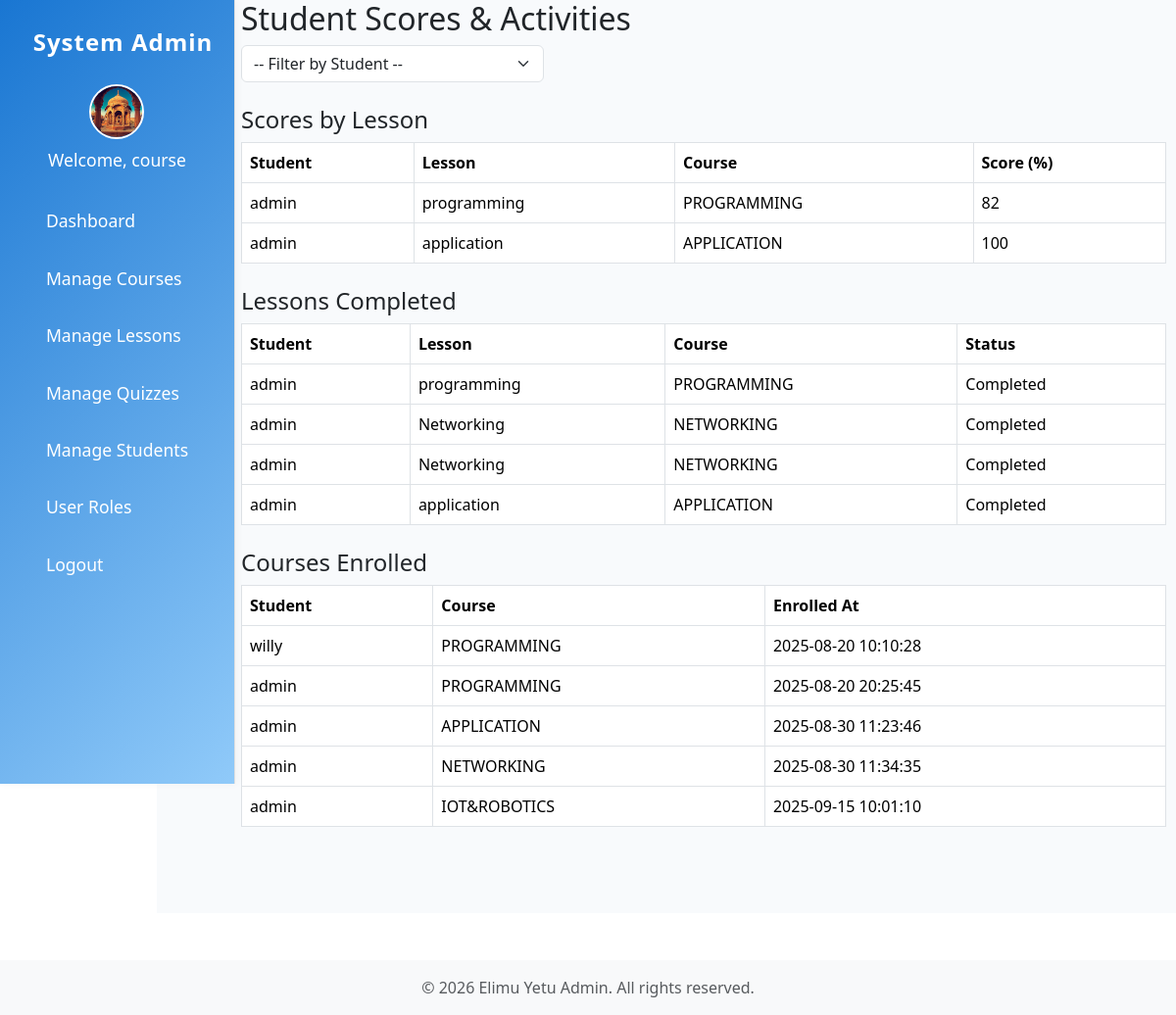
The app's page /admin/student_scores.php (signed in) with its own data.
### tables this page shows
CREATE TABLE `quiz_results` (
  `student_id` int(11) NOT NULL,
  `quiz_id` int(11) NOT NULL,
  `score` int(11) DEFAULT NULL,
  `attempts` int(11) DEFAULT 1
);

CREATE TABLE `students` (
  `id` int(11) NOT NULL,
  `name` varchar(100) NOT NULL,
  `email` varchar(100) NOT NULL,
  `phone` varchar(20) DEFAULT NULL,
  `profile_pic` varchar(255) DEFAULT NULL,
  `password` varchar(255) DEFAULT NULL
);

CREATE TABLE `lessons` (
  `id` int(11) NOT NULL,
  `course_id` int(11) NOT NULL,
  `title` varchar(100) NOT NULL,
  `content` text DEFAULT NULL,
  `content_url` varchar(255) DEFAULT NULL
);

CREATE TABLE `courses` (
  `id` int(11) NOT NULL,
  `title` varchar(100) NOT NULL,
  `description` text DEFAULT NULL
);

CREATE TABLE `progress` (
  `student_id` int(11) NOT NULL,
  `lesson_id` int(11) NOT NULL,
  `status` enum('Not Started','In Progress','Completed') DEFAULT 'Not Started',
  `timestamp` datetime DEFAULT current_timestamp()
);

CREATE TABLE `enrollments` (
  `student_id` int(11) NOT NULL,
  `course_id` int(11) NOT NULL,
  `enrolled_at` datetime DEFAULT current_timestamp()
);

### admin/student_scores.php (the view, shortened to what this page needs)
<?php
require_once '../includes/config.php';
include 'header.php';
?>
<!DOCTYPE html>
<html>
<head>
    <link rel="stylesheet" href="../assets/css/style.css">
    <link rel="stylesheet" href="../assets/css/bootstrap-5.3.7-dist/css/bootstrap.min.css">
</head>
<body>
<div class="admin-content container mt-2">
    <h2>Student Scores & Activities</h2>
    <form method="get" class="mb-4">
        <div class="row g-2 align-items-center">
            <div class="col-md-4">
                <select name="student_id" class="form-select" onchange="this.form.submit()">
                    <option value="">-- Filter by Student --</option>
                </select>
            </div>
        </div>
    </form>
    <div class="mb-4">
        <h4>Scores by Lesson</h4>
        <table class="table table-bordered">
            <thead>
                <tr>
                    <th>Student</th>
                    <th>Lesson</th>
                    <th>Course</th>
                    <th>Score (%)</th>
                </tr>
            </thead>
            <tbody>
                <?php
                $sql = 'SELECT qr.student_id, qr.quiz_id, qr.score, l.title AS lesson_title, c.title AS course_title, s.name AS student_name FROM quiz_results qr JOIN quizzes q ON qr.quiz_id = q.id JOIN lessons l ON q.lesson_id = l.id JOIN courses c ON l.course_id = c.id JOIN students s ON qr.student_id = s.id';
                $sql .= ' ORDER BY qr.student_id, qr.quiz_id';
                $stmt = $pdo->query($sql);
                while ($row = $stmt->fetch(PDO::FETCH_ASSOC)) {
                    echo '<tr>';
                    echo '<td>' . htmlspecialchars($row['student_name']) . '</td>';
                    echo '<td>' . htmlspecialchars($row['lesson_title']) . '</td>';
                    echo '<td>' . htmlspecialchars($row['course_title']) . '</td>';
                    echo '<td>' . htmlspecialchars($row['score']) . '</td>';
                    echo '</tr>';
                }
                ?>
            </tbody>
        </table>
    </div>
    <div class="mb-4">
        <h4>Lessons Completed</h4>
        <table class="table table-bordered">
            <thead>
                <tr>
                    <th>Student</th>
                    <th>Lesson</th>
                    <th>Course</th>
                    <th>Status</th>
                </tr>
            </thead>
            <tbody>
                <?php
                $sql = 'SELECT p.student_id, p.lesson_id, p.status, l.title AS lesson_title, c.title AS course_title, s.name AS student_name FROM progress p JOIN lessons l ON p.lesson_id = l.id JOIN courses c ON l.course_id = c.id JOIN students s ON p.student_id = s.id WHERE p.status = "Completed"';
                $sql .= ' ORDER BY p.student_id, p.lesson_id';
                $stmt = $pdo->query($sql);
                while ($row = $stmt->fetch(PDO::FETCH_ASSOC)) {
                    echo '<tr>';
                    echo '<td>' . htmlspecialchars($row['student_name']) . '</td>';
                    echo '<td>' . htmlspecialchars($row['lesson_title']) . '</td>';
                    echo '<td>' . htmlspecialchars($row['course_title']) . '</td>';
                    echo '<td>' . htmlspecialchars($row['status']) . '</td>';
                    echo '</tr>';
                }
                ?>
            </tbody>
        </table>
    </div>
    <div class="mb-4">
        <h4>Courses Enrolled</h4>
        <table class="table table-bordered">
            <thead>
                <tr>
                    <th>Student</th>
                    <th>Course</th>
                    <th>Enrolled At</th>
                </tr>
            </thead>
            <tbody>
                <?php
                $sql = 'SELECT e.student_id, e.course_id, e.enrolled_at, s.name AS student_name, c.title AS course_title FROM enrollments e JOIN students s ON e.student_id = s.id JOIN courses c ON e.course_id = c.id';
                $sql .= ' ORDER BY e.student_id, e.course_id';
                $stmt = $pdo->query($sql);
                while ($row = $stmt->fetch(PDO::FETCH_ASSOC)) {
                    echo '<tr>';
                    echo '<td>' . htmlspecialchars($row['student_name']) . '</td>';
                    echo '<td>' . htmlspecialchars($row['course_title']) . '</td>';
                    echo '<td>' . htmlspecialchars($row['enrolled_at']) . '</td>';
                    echo '</tr>';
                }
                ?>
            </tbody>
        </table>
    </div>
</div>
<?php
include 'footer.php'; ?>
</body>
</html>

### assets/css/style.css (style rules this page uses)
* { box-sizing: border-box; }
html, body { height: 100%; margin: 0; padding: 0; font-family: 'Segoe UI', Arial, sans-serif; background: #f8fafc; color: #222; box-sizing: border-box; }
.admin-content { margin-left: 180px; padding: 32px 24px; width: 100%; min-height: 100vh; background: #f8fafc; overflow-x: hidden; }
.admin-content.container.mt-2 { margin-left: 50px !important; margin-top: 0 !important; padding-top: 0 !important; padding-left: 24px !important; padding-right: 10px !important; width: auto; min-height: 100vh; background: #f8fafc; overflow-x: hidden; box-sizing: border-box; }
.table th, .table td { vertical-align: middle !important; }
.admin-content { margin-left: 160px !important; padding-top: 0 !important; padding-left: 12px !important; padding-right: 0 !important; background: #f8fafc; min-height: 100vh; width: auto; overflow-x: hidden; }
.container.mt-2 { margin-top: 0 !important; }

### admin/header.php (style rules this page uses)
.admin-content { margin-left: 240px; padding: 18px 16px; background: #f8fafc; min-height: 100vh; }

### records on screen
quiz_results: student.name "admin", lessons.title "programming", courses.title "PROGRAMMING", score "82"
quiz_results: student.name "admin", lessons.title "application", courses.title "APPLICATION", score "100"
progress: student.name "admin", lesson.title "programming", courses.title "PROGRAMMING", status "Completed"
progress: student.name "admin", lesson.title "Networking", courses.title "NETWORKING", status "Completed"
progress: student.name "admin", lesson.title "Networking", courses.title "NETWORKING", status "Completed"
progress: student.name "admin", lesson.title "application", courses.title "APPLICATION", status "Completed"
enrollments: student.name "willy", course.title "PROGRAMMING", enrolled_at "2025-08-20 10:10:28"
enrollments: student.name "admin", course.title "PROGRAMMING", enrolled_at "2025-08-20 20:25:45"
enrollments: student.name "admin", course.title "APPLICATION", enrolled_at "2025-08-30 11:23:46"
enrollments: student.name "admin", course.title "NETWORKING", enrolled_at "2025-08-30 11:34:35"
enrollments: student.name "admin", course.title "IOT&ROBOTICS", enrolled_at "2025-09-15 10:01:10"

### other values on screen
$adminName "course"
